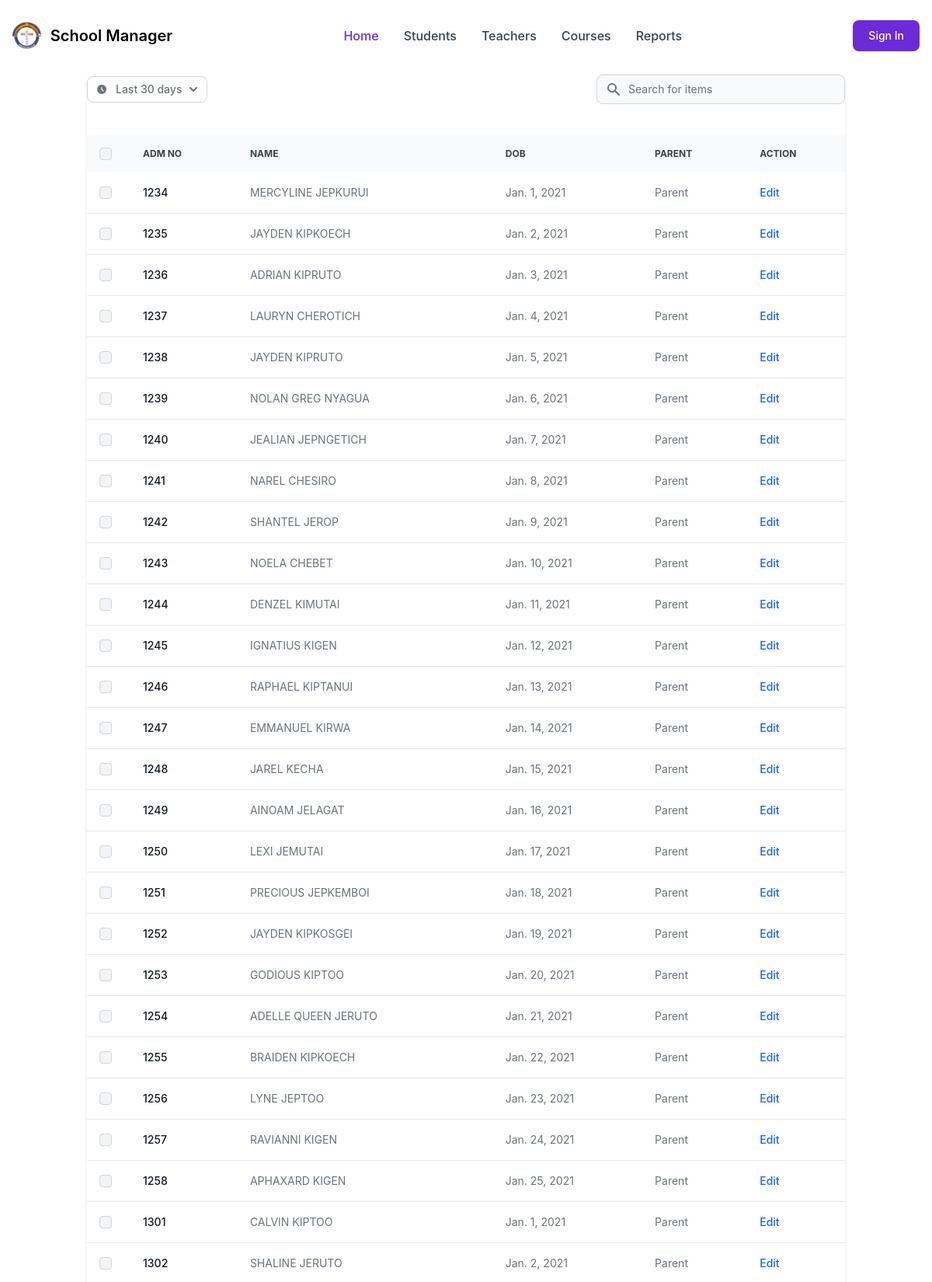
The app's page /tables/ (upper part) with its own data.
### learners/models.py (models this page shows, shortened)
class LearnerRegister(models.Model):
    GENDER_CHOICES = [
        ('Male', 'Male'),
        ('Female', 'Female'),
    ]
    register_date = models.DateTimeField(auto_now_add=True)
    learner_id = models.IntegerField(unique=True)
    date_of_birth = models.DateField()
    name = models.CharField(max_length=100)
    grade = models.ForeignKey(Grade, on_delete=models.CASCADE, related_name='learners', default='1')
    gender = models.CharField(max_length=100, choices=GENDER_CHOICES)
    name_of_parent = models.CharField(max_length=100, default='Parent')
    parent_contact = models.CharField(max_length=100, default='Contact')
    fee_balance = models.DecimalField(max_digits=10, decimal_places=2, default=0)
    maize_balance = models.DecimalField(max_digits=10, decimal_places=2, default=0)
    beans_balance = models.DecimalField(max_digits=10, decimal_places=2, default=0)

### Grade7/views.py (the view)
# urls.py: path('tables/', tables, name='tables'),
def tables(request):
    learners = LearnerRegister.objects.all()
    return render(request, 'tables.html', {'learners': learners})

### templates/tables.html (shortened to what this page needs)
{% extends "_base.html" %}
{% block content %}
<div class="relative overflow-x-auto shadow-md sm:rounded-lg">
    <div class="flex flex-column sm:flex-row flex-wrap space-y-4 sm:space-y-0 items-center justify-between pb-4">
        <div>
            <button id="dropdownRadioButton" data-dropdown-toggle="dropdownRadio" class="inline-flex items-center text-gray-500 bg-white border border-gray-300 focus:outline-none hover:bg-gray-100 focus:ring-4 focus:ring-gray-100 font-medium rounded-lg text-sm px-3 py-1.5 dark:bg-gray-800 dark:text-white dark:border-gray-600 dark:hover:bg-gray-700 dark:hover:border-gray-600 dark:focus:ring-gray-700" type="button">
                Last 30 days
                <svg class="w-2.5 h-2.5 ms-2.5" aria-hidden="true" xmlns="http://www.w3.org/2000/svg" fill="none" viewBox="0 0 10 6">
                    <path stroke="currentColor" stroke-linecap="round" stroke-linejoin="round" stroke-width="2" d="m1 1 4 4 4-4"/>
                </svg>
            </button>
        </div>
        <div class="relative">
            <div class="absolute inset-y-0 left-0 rtl:inset-r-0 rtl:right-0 flex items-center ps-3 pointer-events-none">
            </div>
            <input type="text" id="table-search" class="block p-2 ps-10 text-sm text-gray-900 border border-gray-300 rounded-lg w-80 bg-gray-50 focus:ring-blue-500 focus:border-blue-500 dark:bg-gray-700 dark:border-gray-600 dark:placeholder-gray-400 dark:text-white dark:focus:ring-blue-500 dark:focus:border-blue-500" placeholder="Search for items">
        </div>
    </div>
    <br>
    <table class="w-full text-sm text-left rtl:text-right text-gray-500 dark:text-gray-400">
        <thead class="text-xs text-gray-700 uppercase bg-gray-50 dark:bg-gray-700 dark:text-gray-400">
            <tr>
                <th scope="col" class="p-4">
                    <div class="flex items-center">
                        <input id="checkbox-all-search" type="checkbox" class="w-4 h-4 text-blue-600 bg-gray-100 border-gray-300 rounded focus:ring-blue-500 dark:focus:ring-blue-600 dark:ring-offset-gray-800 dark:focus:ring-offset-gray-800 focus:ring-2 dark:bg-gray-700 dark:border-gray-600">
                    </div>
                </th>
                <th scope="col" class="px-6 py-3">
                    ADM NO
                </th>
                <th scope="col" class="px-6 py-3">
                    NAME
                </th>
                <th scope="col" class="px-6 py-3">
                    DOB
                </th>
                <th scope="col" class="px-6 py-3">
                    PARENT
                </th>
                <th scope="col" class="px-6 py-3">
                    Action
                </th>
            </tr>
        </thead>
        <tbody>
        {% for learner in learners %}
            <tr class="bg-white border-b dark:bg-gray-800 dark:border-gray-700 hover:bg-gray-50 dark:hover:bg-gray-600">
                <td class="w-4 p-4">
                    <div class="flex items-center">
                        <input id="checkbox-table-search-1" type="checkbox" class="w-4 h-4 text-blue-600 bg-gray-100 border-gray-300 rounded focus:ring-blue-500 dark:focus:ring-blue-600 dark:ring-offset-gray-800 dark:focus:ring-offset-gray-800 focus:ring-2 dark:bg-gray-700 dark:border-gray-600">
                    </div>
                </td>
                    <th scope="row" class="px-6 py-4 font-medium text-gray-900 whitespace-nowrap dark:text-white">
                       {{ learner.learner_id }}
                    </th>
                    <td class="px-6 py-4">
                        {{ learner.name }}
                    </td>
                    <td class="px-6 py-4">
                        {{ learner.date_of_birth }}
                    </td>
                    <td class="px-6 py-4">
                        {{ learner.name_of_parent}}
                    </td>
                    <td class="px-6 py-4">
                        <a href="#" class="font-medium text-blue-600 dark:text-blue-500 hover:underline">Edit</a>
                    </td>
            </tr>
        {% endfor %}
        </tbody>
    </table>
</div>
<br>
<br>
<br>
{% endblock %}

### records on screen
LearnerRegister: learner_id "1234", name "MERCYLINE JEPKURUI", date_of_birth "Jan. 1, 2021", name_of_parent "Parent"
LearnerRegister: learner_id "1235", name "JAYDEN KIPKOECH", date_of_birth "Jan. 2, 2021", name_of_parent "Parent"
LearnerRegister: learner_id "1236", name "ADRIAN KIPRUTO", date_of_birth "Jan. 3, 2021", name_of_parent "Parent"
LearnerRegister: learner_id "1237", name "LAURYN CHEROTICH", date_of_birth "Jan. 4, 2021", name_of_parent "Parent"
LearnerRegister: learner_id "1238", name "JAYDEN KIPRUTO", date_of_birth "Jan. 5, 2021", name_of_parent "Parent"
LearnerRegister: learner_id "1239", name "NOLAN GREG NYAGUA", date_of_birth "Jan. 6, 2021", name_of_parent "Parent"
LearnerRegister: learner_id "1240", name "JEALIAN JEPNGETICH", date_of_birth "Jan. 7, 2021", name_of_parent "Parent"
LearnerRegister: learner_id "1241", name "NAREL CHESIRO", date_of_birth "Jan. 8, 2021", name_of_parent "Parent"
LearnerRegister: learner_id "1242", name "SHANTEL JEROP", date_of_birth "Jan. 9, 2021", name_of_parent "Parent"
LearnerRegister: learner_id "1243", name "NOELA CHEBET", date_of_birth "Jan. 10, 2021", name_of_parent "Parent"
LearnerRegister: learner_id "1244", name "DENZEL KIMUTAI", date_of_birth "Jan. 11, 2021", name_of_parent "Parent"
LearnerRegister: learner_id "1245", name "IGNATIUS KIGEN", date_of_birth "Jan. 12, 2021", name_of_parent "Parent"
LearnerRegister: learner_id "1246", name "RAPHAEL KIPTANUI", date_of_birth "Jan. 13, 2021", name_of_parent "Parent"
LearnerRegister: learner_id "1247", name "EMMANUEL KIRWA", date_of_birth "Jan. 14, 2021", name_of_parent "Parent"
LearnerRegister: learner_id "1248", name "JAREL KECHA", date_of_birth "Jan. 15, 2021", name_of_parent "Parent"
LearnerRegister: learner_id "1249", name "AINOAM JELAGAT", date_of_birth "Jan. 16, 2021", name_of_parent "Parent"
LearnerRegister: learner_id "1250", name "LEXI JEMUTAI", date_of_birth "Jan. 17, 2021", name_of_parent "Parent"
LearnerRegister: learner_id "1251", name "PRECIOUS JEPKEMBOI", date_of_birth "Jan. 18, 2021", name_of_parent "Parent"
LearnerRegister: learner_id "1252", name "JAYDEN KIPKOSGEI", date_of_birth "Jan. 19, 2021", name_of_parent "Parent"
LearnerRegister: learner_id "1253", name "GODIOUS KIPTOO", date_of_birth "Jan. 20, 2021", name_of_parent "Parent"
LearnerRegister: learner_id "1254", name "ADELLE QUEEN JERUTO", date_of_birth "Jan. 21, 2021", name_of_parent "Parent"
LearnerRegister: learner_id "1255", name "BRAIDEN KIPKOECH", date_of_birth "Jan. 22, 2021", name_of_parent "Parent"
LearnerRegister: learner_id "1256", name "LYNE JEPTOO", date_of_birth "Jan. 23, 2021", name_of_parent "Parent"
LearnerRegister: learner_id "1257", name "RAVIANNI KIGEN", date_of_birth "Jan. 24, 2021", name_of_parent "Parent"
LearnerRegister: learner_id "1258", name "APHAXARD KIGEN", date_of_birth "Jan. 25, 2021", name_of_parent "Parent"
LearnerRegister: learner_id "1301", name "CALVIN KIPTOO", date_of_birth "Jan. 1, 2021", name_of_parent "Parent"
LearnerRegister: learner_id "1302", name "SHALINE JERUTO", date_of_birth "Jan. 2, 2021", name_of_parent "Parent"
